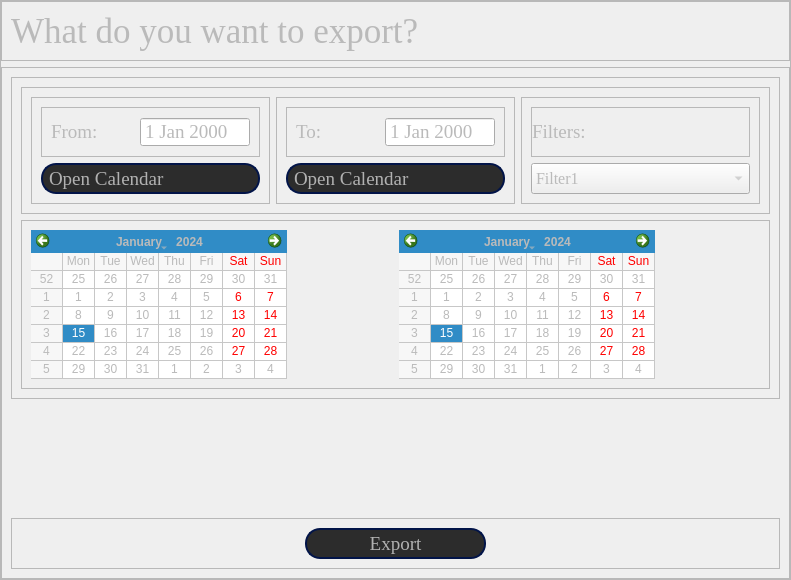
            <widget class="QWidget" name="exportPage">
             <property name="sizePolicy">
              <sizepolicy hsizetype="Expanding" vsizetype="Expanding">
               <horstretch>0</horstretch>
               <verstretch>0</verstretch>
              </sizepolicy>
             </property>
             <property name="minimumSize">
              <size>
               <width>791</width>
               <height>541</height>
              </size>
             </property>
             <property name="styleSheet">
              <string notr="true">color: rgb(186, 186, 186);</string>
             </property>
             <layout class="QGridLayout" name="gridLayout_9">
              <property name="leftMargin">
               <number>0</number>
              </property>
              <property name="topMargin">
               <number>0</number>
              </property>
              <property name="rightMargin">
               <number>0</number>
              </property>
              <property name="bottomMargin">
               <number>0</number>
              </property>
              <property name="spacing">
               <number>0</number>
              </property>
              <item row="0" column="0">
               <widget class="QFrame" name="exportPageFrame">
                <property name="minimumSize">
                 <size>
                  <width>781</width>
                  <height>541</height>
                 </size>
                </property>
                <property name="frameShape">
                 <enum>QFrame::StyledPanel</enum>
                </property>
                <property name="frameShadow">
                 <enum>QFrame::Raised</enum>
                </property>
                <layout class="QVBoxLayout" name="verticalLayout_9">
                 <property name="leftMargin">
                  <number>0</number>
                 </property>
                 <property name="topMargin">
                  <number>0</number>
                 </property>
                 <property name="rightMargin">
                  <number>0</number>
                 </property>
                 <property name="bottomMargin">
                  <number>0</number>
                 </property>
                 <item>
                  <widget class="QFrame" name="exportTitleFrame">
                   <property name="maximumSize">
                    <size>
                     <width>16777215</width>
                     <height>150</height>
                    </size>
                   </property>
                   <property name="frameShape">
                    <enum>QFrame::StyledPanel</enum>
                   </property>
                   <property name="frameShadow">
                    <enum>QFrame::Raised</enum>
                   </property>
                   <layout class="QGridLayout" name="gridLayout_6">
                    <item row="0" column="0">
                     <widget class="QLabel" name="exportPageTitle">
                      <property name="font">
                       <font>
                        <family>Times New Roman</family>
                        <pointsize>26</pointsize>
                       </font>
                      </property>
                      <property name="text">
                       <string>What do you want to export?</string>
                      </property>
                     </widget>
                    </item>
                   </layout>
                  </widget>
                 </item>
                 <item>
                  <widget class="QFrame" name="exportContentFrame">
                   <property name="frameShape">
                    <enum>QFrame::StyledPanel</enum>
                   </property>
                   <property name="frameShadow">
                    <enum>QFrame::Raised</enum>
                   </property>
                   <layout class="QVBoxLayout" name="verticalLayout_5">
                    <item>
                     <widget class="QFrame" name="optionsFrame_2">
                      <property name="frameShape">
                       <enum>QFrame::StyledPanel</enum>
                      </property>
                      <property name="frameShadow">
                       <enum>QFrame::Raised</enum>
                      </property>
                      <layout class="QVBoxLayout" name="verticalLayout_4">
                       <item>
                        <widget class="QFrame" name="settingFrame">
                         <property name="frameShape">
                          <enum>QFrame::StyledPanel</enum>
                         </property>
                         <property name="frameShadow">
                          <enum>QFrame::Raised</enum>
                         </property>
                         <layout class="QHBoxLayout" name="horizontalLayout_9">
                          <item>
                           <widget class="QFrame" name="fromFrame">
                            <property name="frameShape">
                             <enum>QFrame::StyledPanel</enum>
                            </property>
                            <property name="frameShadow">
                             <enum>QFrame::Raised</enum>
                            </property>
                            <layout class="QVBoxLayout" name="verticalLayout_6">
                             <item>
                              <widget class="QFrame" name="fromDateFrame">
                               <property name="frameShape">
                                <enum>QFrame::StyledPanel</enum>
                               </property>
                               <property name="frameShadow">
                                <enum>QFrame::Raised</enum>
                               </property>
                               <layout class="QHBoxLayout" name="horizontalLayout_6">
                                <item>
                                 <widget class="QLabel" name="label">
                                  <property name="font">
                                   <font>
                                    <family>Times New Roman</family>
                                    <pointsize>14</pointsize>
                                   </font>
                                  </property>
                                  <property name="text">
                                   <string>From:</string>
                                  </property>
                                 </widget>
                                </item>
                                <item>
                                 <widget class="QDateEdit" name="fromLabel">
                                  <property name="font">
                                   <font>
                                    <family>Times New Roman</family>
                                    <pointsize>14</pointsize>
                                   </font>
                                  </property>
                                  <property name="readOnly">
                                   <bool>true</bool>
                                  </property>
                                  <property name="buttonSymbols">
                                   <enum>QAbstractSpinBox::NoButtons</enum>
                                  </property>
                                 </widget>
                                </item>
                               </layout>
                              </widget>
                             </item>
                             <item>
                              <widget class="QPushButton" name="fromDateBtn">
                               <property name="minimumSize">
                                <size>
                                 <width>91</width>
                                 <height>31</height>
                                </size>
                               </property>
                               <property name="font">
                                <font>
                                 <family>Times New Roman</family>
                                 <pointsize>14</pointsize>
                                </font>
                               </property>
                               <property name="styleSheet">
                                <string notr="true">QPushButton{
	background-color: rgb(44, 44, 44);
	border: 2px solid  rgb(2, 20, 72);
	border-radius: 15px;
	color: rgb(177, 177, 177);
	padding-left: 6px;
	padding-right: 2px;
	text-align: left;
}
QPushButton::hover{
	background-color: rgb(23, 32, 42);
}
QPushButton::pressed{
	background-color: rgb(3, 1, 59)
}</string>
                               </property>
                               <property name="text">
                                <string>Open Calendar</string>
                               </property>
                               <property name="checkable">
                                <bool>true</bool>
                               </property>
                              </widget>
                             </item>
                            </layout>
                           </widget>
                          </item>
                          <item>
                           <widget class="QFrame" name="toFrame">
                            <property name="frameShape">
                             <enum>QFrame::StyledPanel</enum>
                            </property>
                            <property name="frameShadow">
                             <enum>QFrame::Raised</enum>
                            </property>
                            <layout class="QVBoxLayout" name="verticalLayout_7">
                             <item>
                              <widget class="QFrame" name="toDateFrame">
                               <property name="frameShape">
                                <enum>QFrame::StyledPanel</enum>
                               </property>
                               <property name="frameShadow">
                                <enum>QFrame::Raised</enum>
                               </property>
                               <layout class="QHBoxLayout" name="horizontalLayout_7">
                                <item>
                                 <widget class="QLabel" name="toLabel">
                                  <property name="font">
                                   <font>
                                    <family>Times New Roman</family>
                                    <pointsize>14</pointsize>
                                   </font>
                                  </property>
                                  <property name="text">
                                   <string>To:</string>
                                  </property>
                                 </widget>
                                </item>
                                <item>
                                 <widget class="QDateEdit" name="toDate">
                                  <property name="font">
                                   <font>
                                    <family>Times New Roman</family>
                                    <pointsize>14</pointsize>
                                   </font>
                                  </property>
                                  <property name="readOnly">
                                   <bool>true</bool>
                                  </property>
                                  <property name="buttonSymbols">
                                   <enum>QAbstractSpinBox::NoButtons</enum>
                                  </property>
                                 </widget>
                                </item>
                               </layout>
                              </widget>
                             </item>
                             <item>
                              <widget class="QPushButton" name="toDateBtn">
                               <property name="minimumSize">
                                <size>
                                 <width>91</width>
                                 <height>31</height>
                                </size>
                               </property>
                               <property name="font">
                                <font>
                                 <family>Times New Roman</family>
                                 <pointsize>14</pointsize>
                                </font>
                               </property>
                               <property name="styleSheet">
                                <string notr="true">QPushButton{
	background-color: rgb(44, 44, 44);
	border: 2px solid  rgb(2, 20, 72);
	border-radius: 15px;
	color: rgb(177, 177, 177);
	padding-left: 6px;
	padding-right: 2px;
	text-align: left;
}
QPushButton::hover{
	background-color: rgb(23, 32, 42);
}
QPushButton::pressed{
	background-color: rgb(3, 1, 59)
}</string>
                               </property>
                               <property name="text">
                                <string>Open Calendar</string>
                               </property>
                               <property name="checkable">
                                <bool>true</bool>
                               </property>
                              </widget>
                             </item>
                            </layout>
                           </widget>
                          </item>
                          <item>
                           <widget class="QFrame" name="optionsFrame">
                            <property name="frameShape">
                             <enum>QFrame::StyledPanel</enum>
                            </property>
                            <property name="frameShadow">
                             <enum>QFrame::Raised</enum>
                            </property>
                            <layout class="QVBoxLayout" name="verticalLayout_8">
                             <item>
                              <widget class="QFrame" name="optionsLabelFrame">
                               <property name="frameShape">
                                <enum>QFrame::StyledPanel</enum>
                               </property>
                               <property name="frameShadow">
                                <enum>QFrame::Raised</enum>
                               </property>
                               <layout class="QHBoxLayout" name="horizontalLayout_8">
                                <property name="leftMargin">
                                 <number>0</number>
                                </property>
                                <item>
                                 <widget class="QLabel" name="optionsLabel">
                                  <property name="font">
                                   <font>
                                    <family>Times New Roman</family>
                                    <pointsize>14</pointsize>
                                   </font>
                                  </property>
                                  <property name="text">
                                   <string>Filters:</string>
                                  </property>
                                 </widget>
                                </item>
                               </layout>
                              </widget>
                             </item>
                             <item>
                              <widget class="QComboBox" name="optionList">
                               <property name="minimumSize">
                                <size>
                                 <width>161</width>
                                 <height>31</height>
                                </size>
                               </property>
                               <property name="font">
                                <font>
                                 <family>Times New Roman</family>
                                 <pointsize>12</pointsize>
                                </font>
                               </property>
                               <item>
                                <property name="text">
                                 <string>Filter1</string>
                                </property>
                               </item>
                               <item>
                                <property name="text">
                                 <string>Filter2</string>
                                </property>
                               </item>
                               <item>
                                <property name="text">
                                 <string>Filter3</string>
                                </property>
                               </item>
                               <item>
                                <property name="text">
                                 <string>Filter4</string>
                                </property>
                               </item>
                               <item>
                                <property name="text">
                                 <string>Filter5</string>
                                </property>
                               </item>
                               <item>
                                <property name="text">
                                 <string>Filter6</string>
                                </property>
                               </item>
                              </widget>
                             </item>
                            </layout>
                           </widget>
                          </item>
                         </layout>
                        </widget>
                       </item>
                       <item>
                        <widget class="QFrame" name="calendarFrame">
                         <property name="frameShape">
                          <enum>QFrame::StyledPanel</enum>
                         </property>
                         <property name="frameShadow">
                          <enum>QFrame::Raised</enum>
                         </property>
                         <layout class="QHBoxLayout" name="horizontalLayout_10">
                          <item>
                           <widget class="QCalendarWidget" name="fromCalendar">
                            <property name="enabled">
                             <bool>true</bool>
                            </property>
                            <property name="toolTipDuration">
                             <number>-1</number>
                            </property>
                            <property name="gridVisible">
                             <bool>true</bool>
                            </property>
                           </widget>
                          </item>
                          <item>
                           <spacer name="horizontalSpacer_4">
                            <property name="orientation">
                             <enum>Qt::Horizontal</enum>
                            </property>
                            <property name="sizeHint" stdset="0">
                             <size>
                              <width>40</width>
                              <height>20</height>
                             </size>
                            </property>
                           </spacer>
                          </item>
                          <item>
                           <widget class="QCalendarWidget" name="toCalendar">
                            <property name="enabled">
                             <bool>true</bool>
                            </property>
                            <property name="toolTipDuration">
                             <number>-1</number>
                            </property>
                            <property name="gridVisible">
                             <bool>true</bool>
                            </property>
                           </widget>
                          </item>
                          <item>
                           <spacer name="horizontalSpacer_6">
                            <property name="orientation">
                             <enum>Qt::Horizontal</enum>
                            </property>
                            <property name="sizeHint" stdset="0">
                             <size>
                              <width>40</width>
                              <height>20</height>
                             </size>
                            </property>
                           </spacer>
                          </item>
                         </layout>
                        </widget>
                       </item>
                      </layout>
                     </widget>
                    </item>
                    <item>
                     <spacer name="verticalSpacer_2">
                      <property name="orientation">
                       <enum>Qt::Vertical</enum>
                      </property>
                      <property name="sizeHint" stdset="0">
                       <size>
                        <width>20</width>
                        <height>113</height>
                       </size>
                      </property>
                     </spacer>
                    </item>
                    <item>
                     <widget class="QFrame" name="exportBtnFrame">
                      <property name="frameShape">
                       <enum>QFrame::StyledPanel</enum>
                      </property>
                      <property name="frameShadow">
                       <enum>QFrame::Raised</enum>
                      </property>
                      <layout class="QHBoxLayout" name="horizontalLayout_5">
                       <item>
                        <spacer name="horizontalSpacer_3">
                         <property name="orientation">
                          <enum>Qt::Horizontal</enum>
                         </property>
                         <property name="sizeHint" stdset="0">
                          <size>
                           <width>261</width>
                           <height>20</height>
                          </size>
                         </property>
                        </spacer>
                       </item>
                       <item>
                        <widget class="QPushButton" name="exportDataBtn">
                         <property name="minimumSize">
                          <size>
                           <width>181</width>
                           <height>31</height>
                          </size>
                         </property>
                         <property name="font">
                          <font>
                           <family>Times New Roman</family>
                           <pointsize>14</pointsize>
                          </font>
                         </property>
                         <property name="styleSheet">
                          <string notr="true">QPushButton{
	background-color: rgb(44, 44, 44);
	border: 2px solid  rgb(2, 20, 72);
	border-radius: 15px;
	color: rgb(177, 177, 177);
	padding-left: 20px;
	padding-right: 20px;
	text-align: center;
}
QPushButton::hover{
	background-color: rgb(23, 32, 42);
}
QPushButton::pressed{
	background-color: rgb(3, 1, 59)
}</string>
                         </property>
                         <property name="text">
                          <string>Export</string>
                         </property>
                         <property name="icon">
                          <iconset resource="../resources/icons/dark/iconsDark.qrc">
                           <normaloff>:/iconsDark/icons/external-link.svg</normaloff>:/iconsDark/icons/external-link.svg</iconset>
                         </property>
                        </widget>
                       </item>
                       <item>
                        <spacer name="horizontalSpacer_5">
                         <property name="orientation">
                          <enum>Qt::Horizontal</enum>
                         </property>
                         <property name="sizeHint" stdset="0">
                          <size>
                           <width>261</width>
                           <height>20</height>
                          </size>
                         </property>
                        </spacer>
                       </item>
                      </layout>
                     </widget>
                    </item>
                   </layout>
                  </widget>
                 </item>
                </layout>
               </widget>
              </item>
             </layout>
            </widget>
